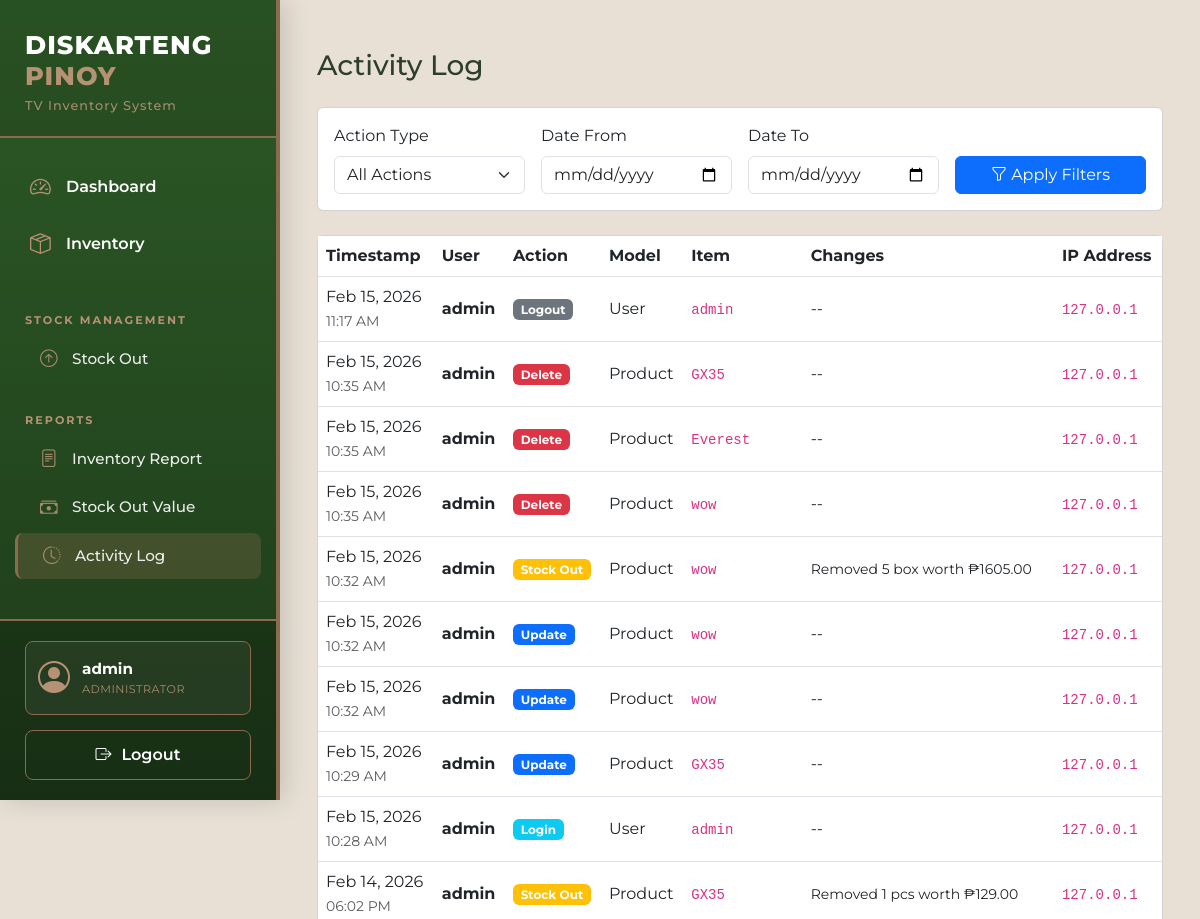
Page /reports/activity-log/ (signed in, upper part) on the earlier database version.
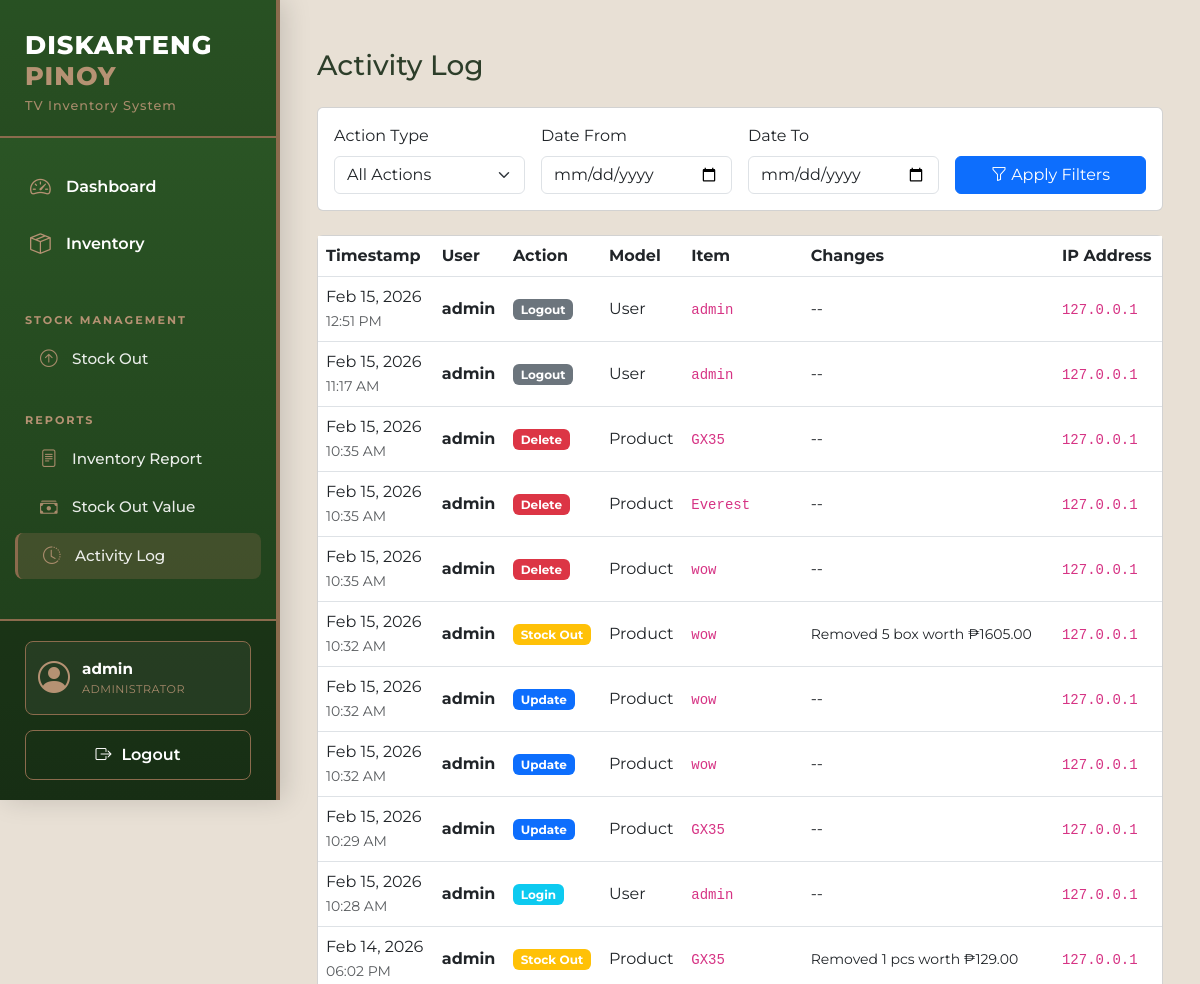
Same page on the later database version.
### core/models.py (models this page shows, shortened)
class ActivityLog(models.Model):
    ACTION_TYPES = [
        ('CREATE', 'Create'),
        ('UPDATE', 'Update'),
        ('DELETE', 'Delete'),
        ('LOGIN', 'Login'),
        ('LOGOUT', 'Logout'),
        ('STOCK_IN', 'Stock In'),
        ('STOCK_OUT', 'Stock Out'),
    ]
    user = models.ForeignKey(User, on_delete=models.SET_NULL, null=True)
    action = models.CharField(max_length=20, choices=ACTION_TYPES)
    model_name = models.CharField(max_length=50)
    object_id = models.IntegerField(null=True, blank=True)
    object_repr = models.CharField(max_length=200, blank=True)
    changes = models.TextField(blank=True, null=True)
    ip_address = models.GenericIPAddressField(null=True, blank=True)
    timestamp = models.DateTimeField(auto_now_add=True)
    class Meta:
        ordering = ['-timestamp']

### core/decorators.py (the view)
    def wrapper_func(request, *args, **kwargs):
        if request.user.is_authenticated:
            if request.user.username == 'admin' or request.user.is_superuser:
                return view_func(request, *args, **kwargs)
            else:
                messages.error(request, 'You do not have permission to access this page.')
                return redirect('login')
        else:
            return redirect('login')

### core/views.py (called while the page is built)
@login_required
@single_admin_required
def activity_log(request):
    logs = ActivityLog.objects.select_related('user').all()
    action_filter = request.GET.get('action', '')
    if action_filter:
        logs = logs.filter(action=action_filter)
    date_from = request.GET.get('date_from', '')
    date_to = request.GET.get('date_to', '')
    if date_from:
        logs = logs.filter(timestamp__date__gte=datetime.strptime(date_from, '%Y-%m-%d').date())
    if date_to:
        logs = logs.filter(timestamp__date__lte=datetime.strptime(date_to, '%Y-%m-%d').date())
    actions = ActivityLog.objects.values_list('action', flat=True).distinct()
    context = {
        'logs': logs,
        'actions': actions,
        'action_filter': action_filter,
        'date_from': date_from,
        'date_to': date_to,
    }
    return render(request, 'reports/activity_log.html', context)

### templates/reports/activity_log.html (shortened to what the changed rows need)
{% extends 'base.html' %}
{% block content %}
<div class="activity-log-page">
    <div class="d-flex justify-content-between align-items-center mb-4">
        <h1 class="h3 mb-0">Activity Log</h1>
    </div>
    <div class="card">
        <div class="card-body p-0">
            <div class="table-responsive">
                <table class="table table-hover align-middle mb-0">
                    <thead class="bg-light">
                        <tr>
                            <th>Timestamp</th>
                            <th>User</th>
                            <th>Action</th>
                            <th>Model</th>
                            <th>Item</th>
                            <th>Changes</th>
                            <th>IP Address</th>
                        </tr>
                    </thead>
                    <tbody>
                        {% for log in logs %}
                        <tr>
                            <td>
                                {{ log.timestamp|date:"M d, Y" }}
                                <br>
                                <small class="text-muted">{{ log.timestamp|time:"h:i A" }}</small>
                            </td>
                            <td>
                                <span class="fw-bold">{{ log.user.username|default:"System" }}</span>
                            </td>
                            <td>
                                {% if log.action == 'CREATE' %}
                                    <span class="badge bg-success">Create</span>
                                {% elif log.action == 'UPDATE' %}
                                    <span class="badge bg-primary">Update</span>
                                {% elif log.action == 'DELETE' %}
                                    <span class="badge bg-danger">Delete</span>
                                {% elif log.action == 'LOGIN' %}
                                    <span class="badge bg-info">Login</span>
                                {% elif log.action == 'LOGOUT' %}
                                    <span class="badge bg-secondary">Logout</span>
                                {% elif log.action == 'STOCK_IN' %}
                                    <span class="badge bg-success">Stock In</span>
                                {% elif log.action == 'STOCK_OUT' %}
                                    <span class="badge bg-warning">Stock Out</span>
                                {% else %}
                                    <span class="badge bg-dark">{{ log.action }}</span>
                                {% endif %}
                            </td>
                            <td>{{ log.model_name }}</td>
                            <td>
                                {% if log.object_repr %}
                                    <code>{{ log.object_repr }}</code>
                                {% else %}
                                    --
                                {% endif %}
                            </td>
                            <td>
                                {% if log.changes %}
                                    <small>{{ log.changes }}</small>
                                {% else %}
                                    --
                                {% endif %}
                            </td>
                            <td><code>{{ log.ip_address|default:"--" }}</code></td>
                        </tr>
                        {% endfor %}
                    </tbody>
                </table>
            </div>
        </div>
    </div>
</div>
{% endblock %}

Differences in the rows shown:
added ActivityLog: timestamp "Feb 15, 2026", timestamp "12:51 PM", user.username "admin", action "Logout", model_name "User", object_repr "admin", ip_address "127.0.0.1"
